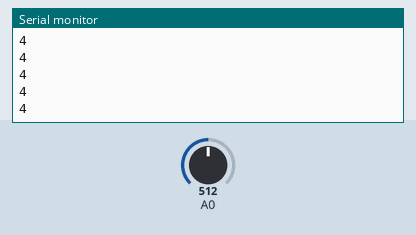
Simulated run of this sketch. Board: Arduino Uno, built with avr-gcc and run on an emulated ATmega328P. Parts: the last lines printed to the serial monitor. Inputs (shaded band) come from the test bench; at power-on: A0 = 512.

Above: at 1.2 s.
1.3 s: A0 set to 716
At 2.4 s:
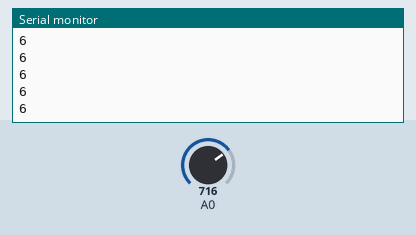
2.8 s: A0 set to 900
At 3.5 s:
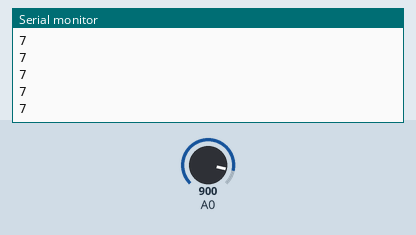
Timing chart, 0 to 5.8 s (numbered marks = the images above; inputs shaded):
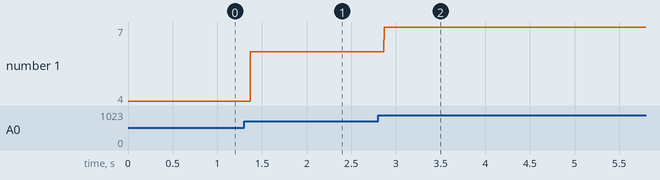

Measured:
- after the input at 1.3 s, the serial monitor: prints a new line after 0.07 s (image 1)
- after the input at 2.8 s, the serial monitor: prints a new line after 0.07 s (image 2)
- plotted number 1: 4 → 6 after the input at 1.3 s, 6 → 7 after the input at 2.8 s

The sketch:

Challenge_1.ino
```cpp
void setup() {
  // setup serial port
  Serial.begin(9600);
  // Turns on Arduino's A0 internal pull-up resistor
  pinMode(A0, INPUT);
}

void loop() {
  // set sensorValue to the reading on analog input 0
  int sensorValue = analogRead(A0);
  // set the mappedSensorValue to the value of the map() function
  int mappedSensorValue = map(sensorValue, 0, 1023, 0, 9);
  // send mappedSensorValue to the serial port.
  Serial.println(mappedSensorValue, DEC);
}
```
